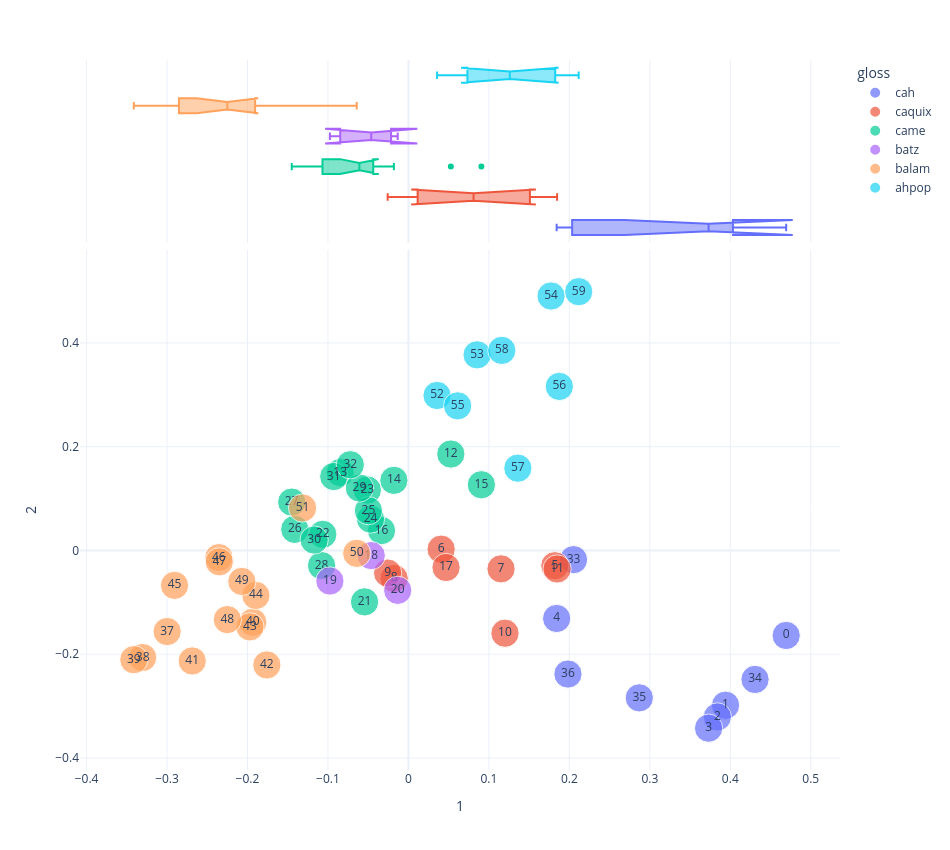

The code cell stored with this chart in its notebook:
### Code cell
plot_pca(1,2)

### Figure 1 — Plotly figure (JSON) as saved in the notebook; plotly's stock layout.template omitted (floating-point values rounded to 4 significant figures)
{"data": [{"hovertemplate": "gloss=cah<br>1=%{x}<br>2=%{y}<br>size=%{marker.size}<br>chunk_num=%{text}<extra></extra>", "legendgroup": "cah", "marker": {"color": "#636efa", "size": [1, 1, 1, 1, 1, 1, 1, 1, 1], "sizemode": "area", "sizeref": 0.0025, "symbol": "circle"}, "mode": "markers+text", "name": "cah", "orientation": "v", "showlegend": true, "text": [0.0, 1.0, 2.0, 3.0, 4.0, 33.0, 34.0, 35.0, 36.0], "type": "scatter", "x": [0.4695, 0.3941, 0.3839, 0.373, 0.1842, 0.2052, 0.4307, 0.2869, 0.1982], "xaxis": "x", "y": [-0.1639, -0.2984, -0.3209, -0.3426, -0.1312, -0.01775, -0.2487, -0.2842, -0.2382], "yaxis": "y"}, {"alignmentgroup": "True", "hovertemplate": "gloss=cah<br>1=%{x}<extra></extra>", "legendgroup": "cah", "marker": {"color": "#636efa", "symbol": "circle"}, "name": "cah", "notched": true, "offsetgroup": "cah", "showlegend": false, "type": "box", "x": [0.4695, 0.3941, 0.3839, 0.373, 0.1842, 0.2052, 0.4307, 0.2869, 0.1982], "xaxis": "x2", "yaxis": "y2"}, {"hovertemplate": "gloss=caquix<br>1=%{x}<br>2=%{y}<br>size=%{marker.size}<br>chunk_num=%{text}<extra></extra>", "legendgroup": "caquix", "marker": {"color": "#EF553B", "size": [1, 1, 1, 1, 1, 1, 1, 1], "sizemode": "area", "sizeref": 0.0025, "symbol": "circle"}, "mode": "markers+text", "name": "caquix", "orientation": "v", "showlegend": true, "text": [5.0, 6.0, 7.0, 8.0, 9.0, 10.0, 11.0, 17.0], "type": "scatter", "x": [0.1819, 0.04064, 0.1151, -0.01771, -0.02584, 0.12, 0.1848, 0.04673], "xaxis": "x", "y": [-0.02941, 0.002466, -0.03552, -0.05408, -0.04358, -0.1596, -0.0357, -0.03283], "yaxis": "y"}, {"alignmentgroup": "True", "hovertemplate": "gloss=caquix<br>1=%{x}<extra></extra>", "legendgroup": "caquix", "marker": {"color": "#EF553B", "symbol": "circle"}, "name": "caquix", "notched": true, "offsetgroup": "caquix", "showlegend": false, "type": "box", "x": [0.1819, 0.04064, 0.1151, -0.01771, -0.02584, 0.12, 0.1848, 0.04673], "xaxis": "x2", "yaxis": "y2"}, {"hovertemplate": "gloss=came<br>1=%{x}<br>2=%{y}<br>size=%{marker.size}<br>chunk_num=%{text}<extra></extra>", "legendgroup": "came", "marker": {"color": "#00cc96", "size": [1, 1, 1, 1, 1, 1, 1, 1, 1, 1, 1, 1, 1, 1, 1, 1, 1], "sizemode": "area", "sizeref": 0.0025, "symbol": "circle"}, "mode": "markers+text", "name": "came", "orientation": "v", "showlegend": true, "text": [12.0, 13.0, 14.0, 15.0, 16.0, 21.0, 22.0, 23.0, 24.0, 25.0, 26.0, 27.0, 28.0, 29.0, 30.0, 31.0, 32.0], "type": "scatter", "x": [0.0527, -0.08479, -0.01808, 0.09066, -0.03347, -0.05452, -0.1064, -0.05105, -0.04712, -0.0497, -0.1413, -0.145, -0.1079, -0.06094, -0.1172, -0.09284, -0.07224], "xaxis": "x", "y": [0.1859, 0.1501, 0.1352, 0.1267, 0.03833, -0.09913, 0.03104, 0.1166, 0.06044, 0.07671, 0.04065, 0.09318, -0.02919, 0.1204, 0.02013, 0.1425, 0.1652], "yaxis": "y"}, {"alignmentgroup": "True", "hovertemplate": "gloss=came<br>1=%{x}<extra></extra>", "legendgroup": "came", "marker": {"color": "#00cc96", "symbol": "circle"}, "name": "came", "notched": true, "offsetgroup": "came", "showlegend": false, "type": "box", "x": [0.0527, -0.08479, -0.01808, 0.09066, -0.03347, -0.05452, -0.1064, -0.05105, -0.04712, -0.0497, -0.1413, -0.145, -0.1079, -0.06094, -0.1172, -0.09284, -0.07224], "xaxis": "x2", "yaxis": "y2"}, {"hovertemplate": "gloss=batz<br>1=%{x}<br>2=%{y}<br>size=%{marker.size}<br>chunk_num=%{text}<extra></extra>", "legendgroup": "batz", "marker": {"color": "#ab63fa", "size": [1, 1, 1], "sizemode": "area", "sizeref": 0.0025, "symbol": "circle"}, "mode": "markers+text", "name": "batz", "orientation": "v", "showlegend": true, "text": [18.0, 19.0, 20.0], "type": "scatter", "x": [-0.04623, -0.09762, -0.01335], "xaxis": "x", "y": [-0.00992, -0.05885, -0.07685], "yaxis": "y"}, {"alignmentgroup": "True", "hovertemplate": "gloss=batz<br>1=%{x}<extra></extra>", "legendgroup": "batz", "marker": {"color": "#ab63fa", "symbol": "circle"}, "name": "batz", "notched": true, "offsetgroup": "batz", "showlegend": false, "type": "box", "x": [-0.04623, -0.09762, -0.01335], "xaxis": "x2", "yaxis": "y2"}, {"hovertemplate": "gloss=balam<br>1=%{x}<br>2=%{y}<br>size=%{marker.size}<br>chunk_num=%{text}<extra></extra>", "legendgroup": "balam", "marker": {"color": "#FFA15A", "size": [1, 1, 1, 1, 1, 1, 1, 1, 1, 1, 1, 1, 1, 1, 1], "sizemode": "area", "sizeref": 0.0025, "symbol": "circle"}, "mode": "markers+text", "name": "balam", "orientation": "v", "showlegend": true, "text": [37.0, 38.0, 39.0, 40.0, 41.0, 42.0, 43.0, 44.0, 45.0, 46.0, 47.0, 48.0, 49.0, 50.0, 51.0], "type": "scatter", "x": [-0.2999, -0.3303, -0.3413, -0.1934, -0.2687, -0.176, -0.197, -0.1896, -0.2907, -0.2356, -0.235, -0.225, -0.207, -0.06428, -0.1315], "xaxis": "x", "y": [-0.1563, -0.2064, -0.2105, -0.1384, -0.213, -0.2207, -0.1473, -0.08684, -0.06733, -0.01379, -0.02197, -0.1333, -0.05969, -0.005605, 0.08189], "yaxis": "y"}, {"alignmentgroup": "True", "hovertemplate": "gloss=balam<br>1=%{x}<extra></extra>", "legendgroup": "balam", "marker": {"color": "#FFA15A", "symbol": "circle"}, "name": "balam", "notched": true, "offsetgroup": "balam", "showlegend": false, "type": "box", "x": [-0.2999, -0.3303, -0.3413, -0.1934, -0.2687, -0.176, -0.197, -0.1896, -0.2907, -0.2356, -0.235, -0.225, -0.207, -0.06428, -0.1315], "xaxis": "x2", "yaxis": "y2"}, {"hovertemplate": "gloss=ahpop<br>1=%{x}<br>2=%{y}<br>size=%{marker.size}<br>chunk_num=%{text}<extra></extra>", "legendgroup": "ahpop", "marker": {"color": "#19d3f3", "size": [1, 1, 1, 1, 1, 1, 1, 1], "sizemode": "area", "sizeref": 0.0025, "symbol": "circle"}, "mode": "markers+text", "name": "ahpop", "orientation": "v", "showlegend": true, "text": [52.0, 53.0, 54.0, 55.0, 56.0, 57.0, 58.0, 59.0], "type": "scatter", "x": [0.03559, 0.08535, 0.1773, 0.06117, 0.1875, 0.136, 0.116, 0.2116], "xaxis": "x", "y": [0.2988, 0.3771, 0.4905, 0.2788, 0.3162, 0.1587, 0.3857, 0.4989], "yaxis": "y"}, {"alignmentgroup": "True", "hovertemplate": "gloss=ahpop<br>1=%{x}<extra></extra>", "legendgroup": "ahpop", "marker": {"color": "#19d3f3", "symbol": "circle"}, "name": "ahpop", "notched": true, "offsetgroup": "ahpop", "showlegend": false, "type": "box", "x": [0.03559, 0.08535, 0.1773, 0.06117, 0.1875, 0.136, 0.116, 0.2116], "xaxis": "x2", "yaxis": "y2"}], "layout": {"height": 850, "legend": {"itemsizing": "constant", "title": {"text": "gloss"}, "tracegroupgap": 0}, "margin": {"t": 60}, "width": 950, "xaxis": {"anchor": "y", "domain": [0, 1], "title": {"text": "1"}}, "xaxis2": {"anchor": "y2", "domain": [0, 1], "matches": "x", "showgrid": true, "showticklabels": false}, "yaxis": {"anchor": "x", "domain": [0, 0.7326], "title": {"text": "2"}}, "yaxis2": {"anchor": "x2", "domain": [0.7426, 1], "matches": "y2", "showgrid": false, "showline": false, "showticklabels": false, "ticks": ""}}}
